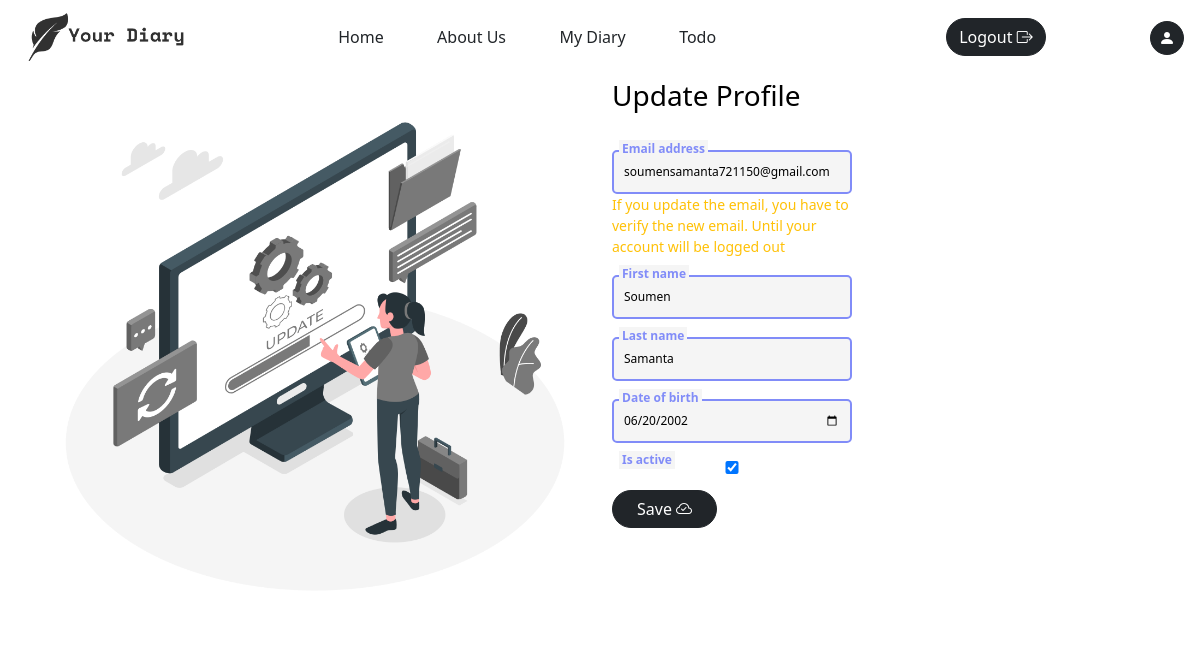
The page /profile/update/ (signed in) on the database its author committed.
### diary/models.py (models this page shows, shortened)
class User(AbstractBaseUser):
    email = models.EmailField(
        verbose_name="email address",
        max_length=255,
        unique=True,
    )
    first_name = models.CharField(max_length=30)
    last_name = models.CharField(max_length=30)
    date_of_birth = models.DateField()
    is_active = models.BooleanField(default=True)
    is_admin = models.BooleanField(default=False)
    objects = MyUserManager()
    USERNAME_FIELD = "email"
    REQUIRED_FIELDS = ["first_name", "last_name", "date_of_birth"]

### diary/views.py (the view)
# urls.py: path('profile/update/', views.update_profile, name="updateProfile"),
@login_required(login_url="login")
def update_profile(request):
	context = {}
	if request.method == "POST":
		form = CustomUserChangeForm(request.POST, instance=request.user)
		print("user email: ", request.user.email)
		previous_email = request.user.email
		if form.is_valid():
			print("form email: ", form.cleaned_data['email'])
			if form.cleaned_data['email'] != previous_email:
				print("email changed")
				inactive_user = send_verification_email(request, form)
				email = form.cleaned_data['email']
				request.session['email'] = email
				messages.success(request, "Verify your email to complete the registration")
				return redirect("verificationMsg")
			form.save()
			messages.success(request, "You have updated your profile")
			return redirect("profile")
		else:
			context["form"] = form
			messages.error(request, "Error updating your profile")
			return redirect("profile")
	else:
		form = CustomUserChangeForm(instance=request.user)
		context["form"] = form
		return render(request, "update_profile.html", context)

### diary/forms.py
class CustomUserChangeForm(UserChangeForm):
	date_of_birth = forms.DateField(widget=forms.DateInput(attrs={'type': 'date', 'range': '1900-01-01, 2021-12-31'}))
	email = forms.EmailField(label="Email address",
						  widget=forms.EmailInput(attrs={'class': 'input' , 'placeholder':'Write here...'}))
	first_name = forms.CharField(label="First name",
						  widget=forms.TextInput(attrs={'class': 'input' ,'placeholder':'Write here...'}))
	last_name = forms.CharField(label="Last name",
						  widget=forms.TextInput(attrs={'class': 'input' ,'placeholder':'Write here...'}))
	date_of_birth = forms.DateField(widget=forms.DateInput(attrs={'type': 'date', 'class':'input', 'range': '1900-01-01, 2021-12-31'}))
	class Meta(UserChangeForm.Meta):
		model = User
		fields = ('email', 'first_name', 'last_name', 'date_of_birth' ,"is_active")

### diary/context_processors.py (called while the page is built)
def site(request):
	site = Site.objects.first()  # replace this with your actual query
	return {'site': site}

### diary/templates/update_profile.html (shortened to what this page needs)
{% extends "base.html" %}
{% load static %}
{% load widget_tweaks %}
{% block css %}
	<link rel="stylesheet" href="{% static "css/update_profile.css" %}">
{% endblock css %}
{% block body %}
	<div class="container">
		<div class="row">
			<div class="col-sm-6">
				<img src="{% static 'media/Update-profile.png' %}" alt="Email sent" class="img-fluid">
			</div>
			<div class="col-sm-6">
				<div class="form-part">
					<p class="fs-3 fw-medium">Update Profile</p>
					<form method="post" class="update-form"  novalidate >{% csrf_token %}
						{% for field in form %}
                            {% if field.name != 'password' %}
                                <div class="coolinput">
                                    <label for="{{field.id_for_label}}" class="text">{{field.label}}</label>
									{% if field.name == 'email' %}
										{{field}}
										<small class="text-warning">If you update the email, you have to verify the new email. Until your account will be logged out </small>
									{% else %}
										{{field}}
									{% endif %}
                                </div>
                            {% endif %}
                        {% endfor %}
						<button type="submit" class="btn mt-3 px-4 {% if request.user.theme.theme == 'dark' %} btn-secondary {% else %} btn-dark {% endif %}" >Save <i class="bi bi-cloud-check"></i></button>
					</form>
				</div>
			</div>
		</div>
	</div>
{% endblock body %}

### static/css/style.css (style rules this page uses)
.btn { border-radius: 30px !important; }
.light-theme { background-color: white; color: black; }
button { cursor: pointer; }

### static/css/update_profile.css (style rules this page uses)
.coolinput { display: flex; flex-direction: column; width: 90%; position: static; max-width: 240px; }
.coolinput label.text { font-size: 0.75rem; color: #818CF8; font-weight: 700; position: relative; top: 0.5rem; margin: 0 0 0 7px; padding: 0 3px; background: whitesmoke; width: fit-content; }
.coolinput > .input { padding: 11px 10px; font-size: 0.75rem; border: 2px #818CF8 solid; border-radius: 5px; background: whitesmoke; }

### rows shown on the page
User: form "soumensamanta721150@gmail.com", form "Soumen" "Samanta" "06/20/2002" "☑"

### other values the page prints
{{ field.label }} "Email address" "First name" "Last name" "Date of birth" "Is active"
